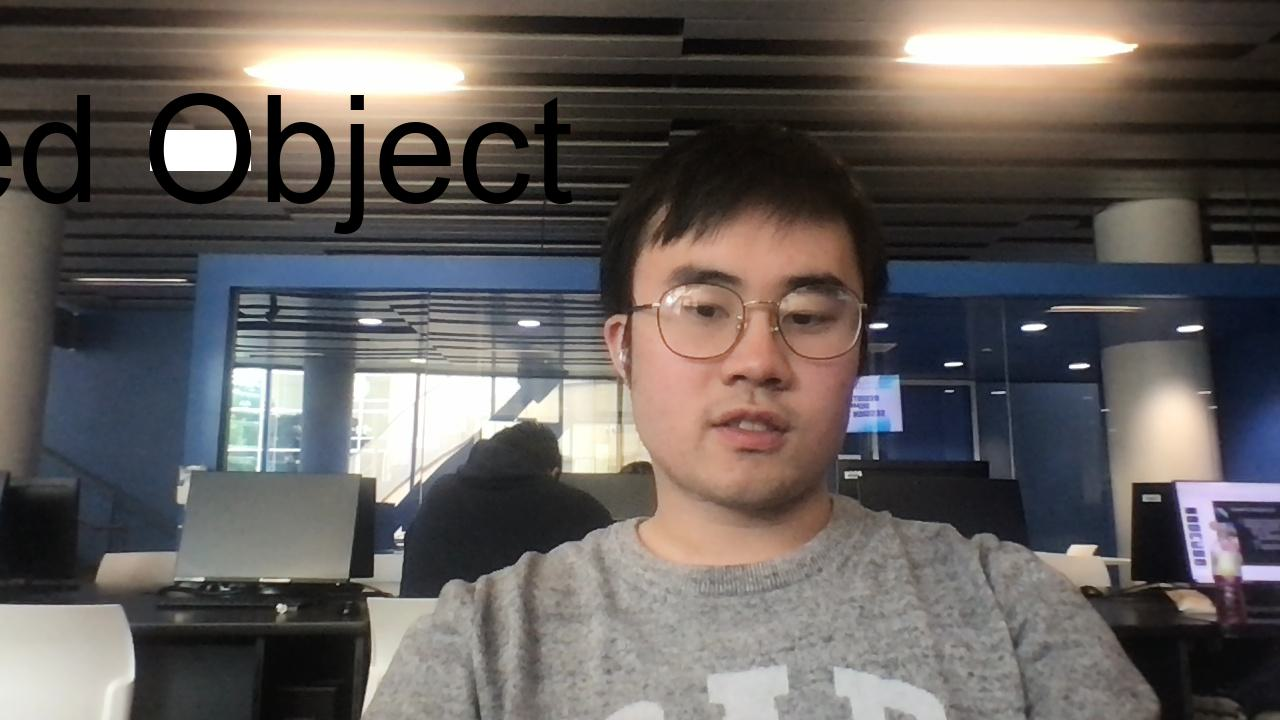
#> input picture original.jpg, 1280 x 720 px
$ python addText.py
#> lines starting #> are read from the running program, lines starting #| are printed output that depends on the picture
import PIL
import cv2

print('PIL version:', PIL.__version__)

from PIL import Image, ImageDraw, ImageFont

image = Image.open(r'original.jpg')
#> image is the input picture: PIL image 1280x720 RGB; mean R, G, B 100.9, 95.4, 93

draw = ImageDraw.Draw(image)

# draw white rectangle 100x40 with center in 200,150
draw.rectangle((200-50, 150-20, 200+50, 150+20), fill='white')


# find font size for text `"Hello World"` to fit in rectangle 200x100
selected_size = 1
for size in range(1, 150):
    arial = ImageFont.FreeTypeFont('arial.ttf', size=size)
    w, h = arial.getsize("Red Object")  # older versions

    if w > 100 or h > 40:
        break

    selected_size = size


arial = ImageFont.FreeTypeFont('arial.ttf', size=selected_size)


draw.text((200, 150), "Red Object", fill='black', anchor='mm', font=arial)
image.save('center-newer.jpg')
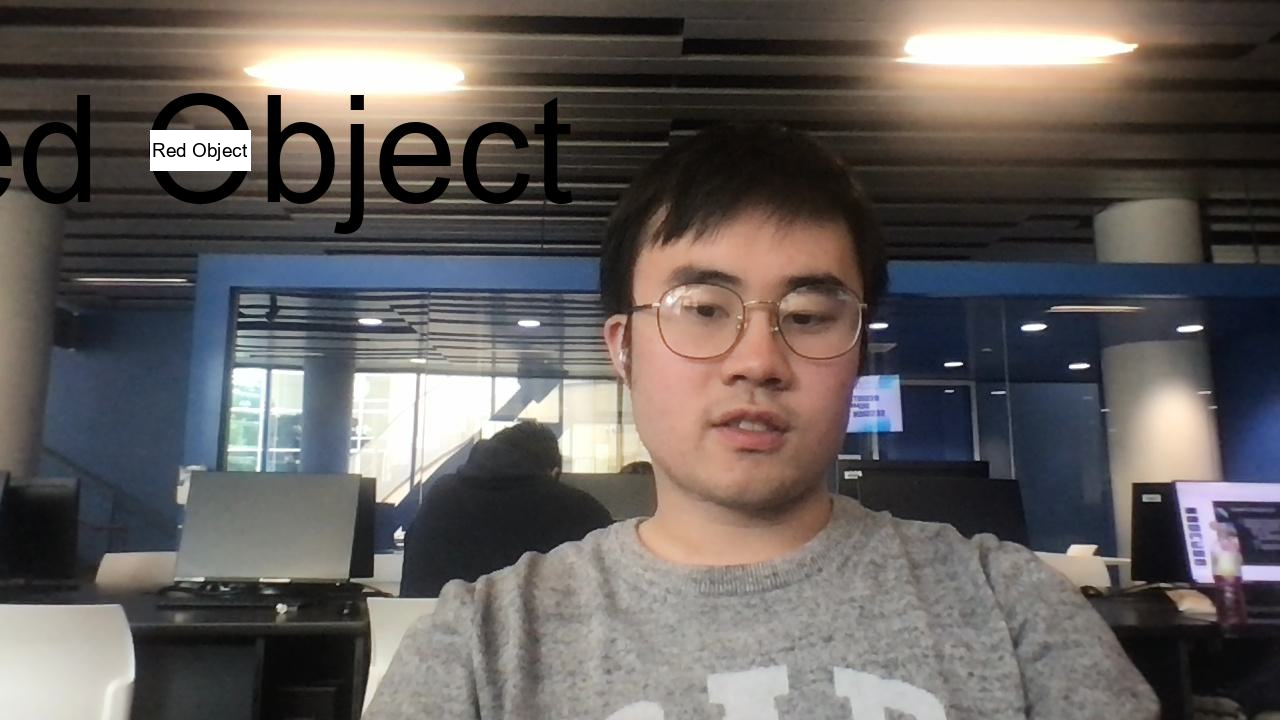
#> saved as center-newer.jpg: PIL image 1280x720 RGB; mean R, G, B 101.1, 95.7, 93.2

image.show()

$ run again, with frame.jpg copied over original.jpg
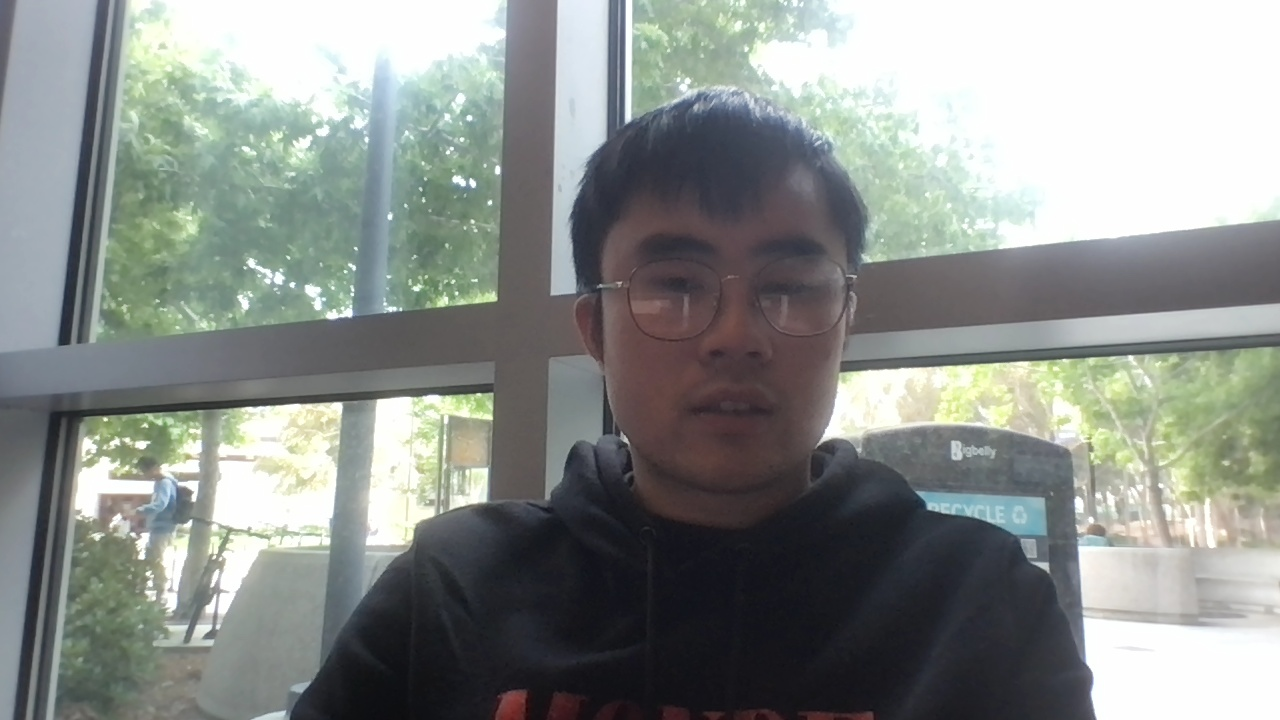
#> input picture frame.jpg, 1280 x 720 px
#> image is the input picture: PIL image 1280x720 RGB; mean R, G, B 138.6, 143.4, 140
#> `image.save('center-newer.jpg')`:
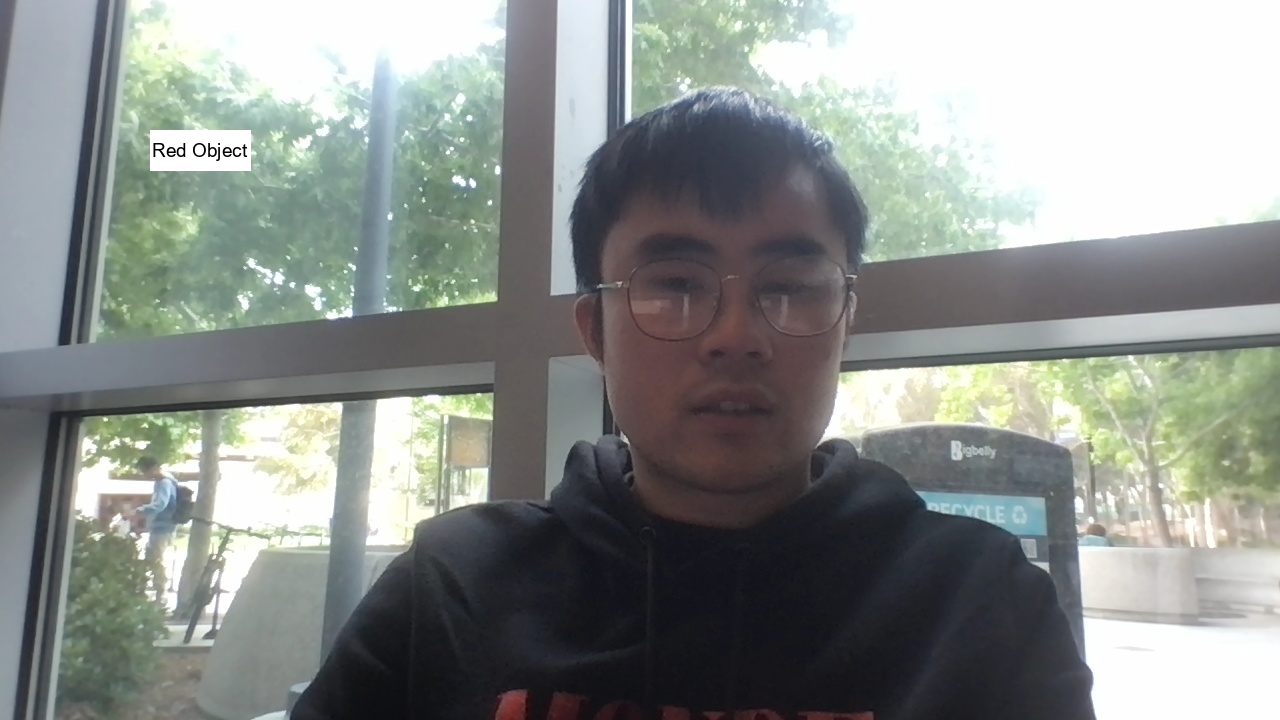
#> saved as center-newer.jpg: PIL image 1280x720 RGB; mean R, G, B 138.9, 143.6, 140.3

$ run again, with modified.jpg copied over original.jpg
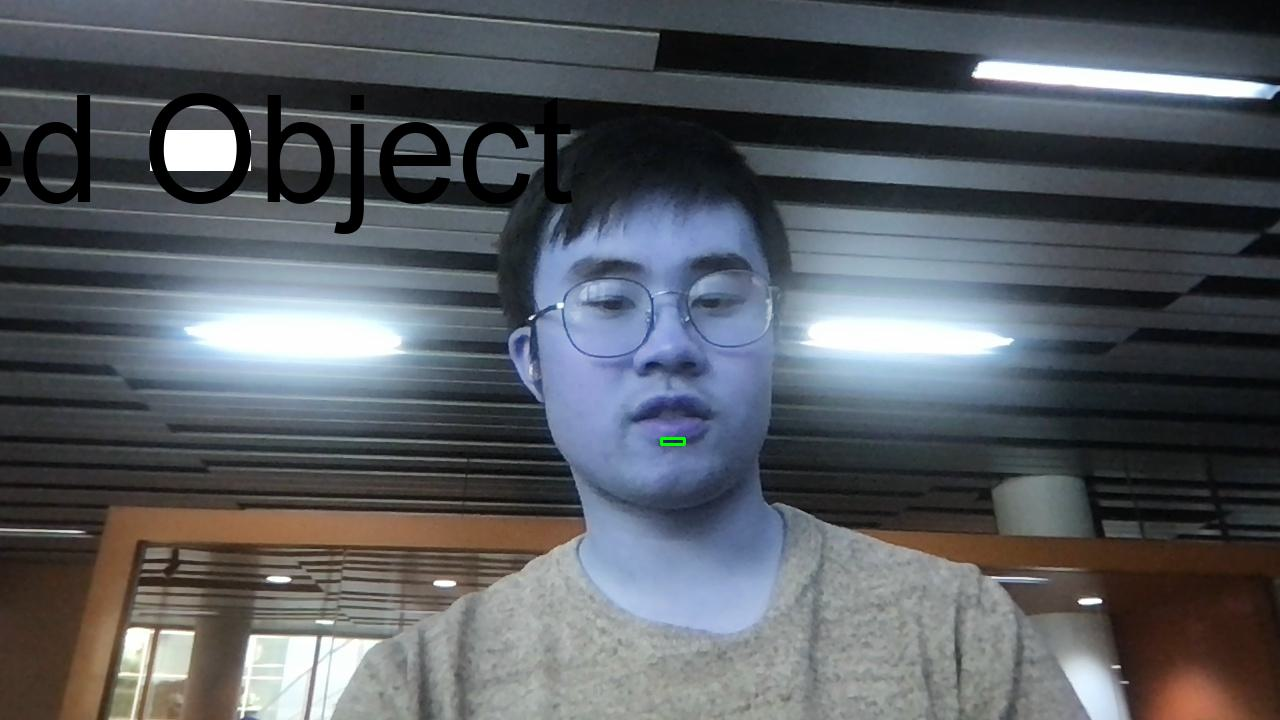
#> input picture modified.jpg, 1280 x 720 px
#> image is the input picture: PIL image 1280x720 RGB; mean R, G, B 88.3, 92.4, 98
#> `image.save('center-newer.jpg')`:
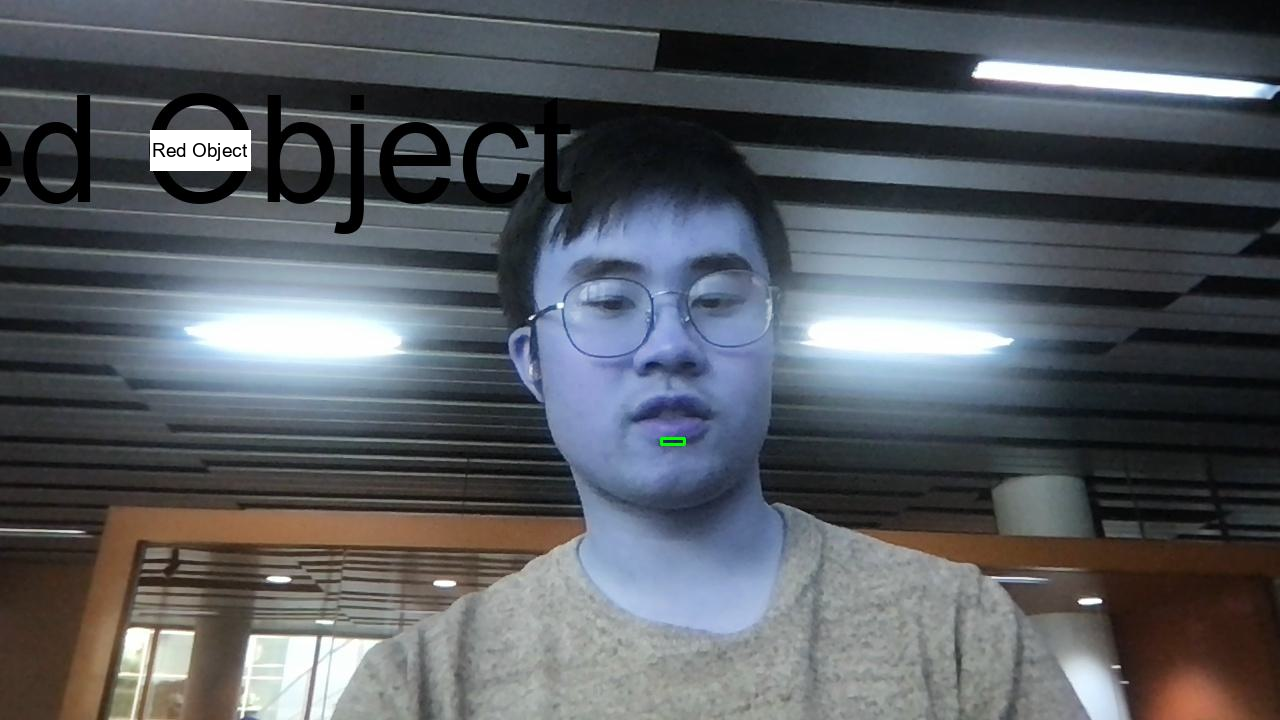
#> saved as center-newer.jpg: PIL image 1280x720 RGB; mean R, G, B 88.5, 92.6, 98.2
